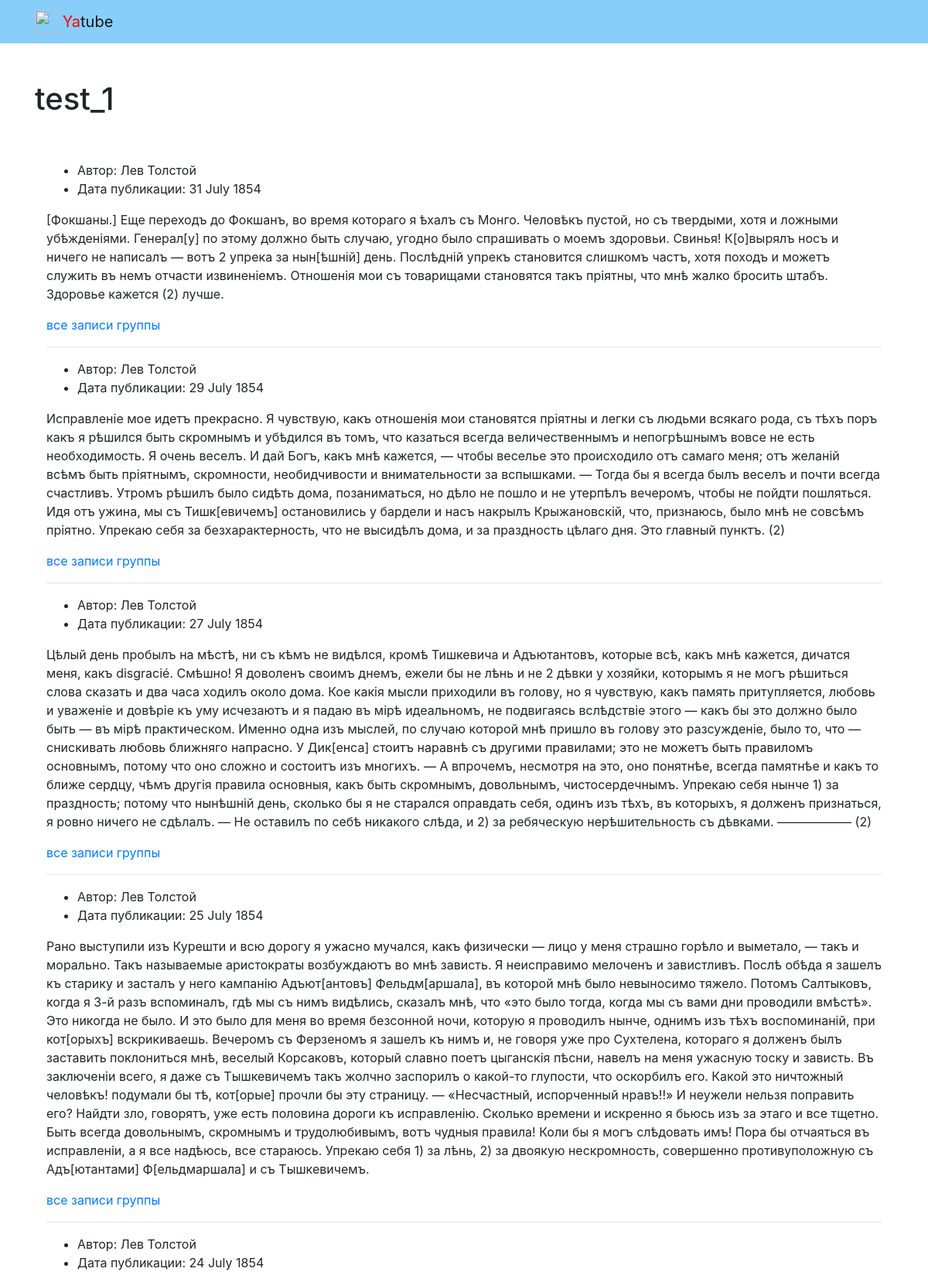
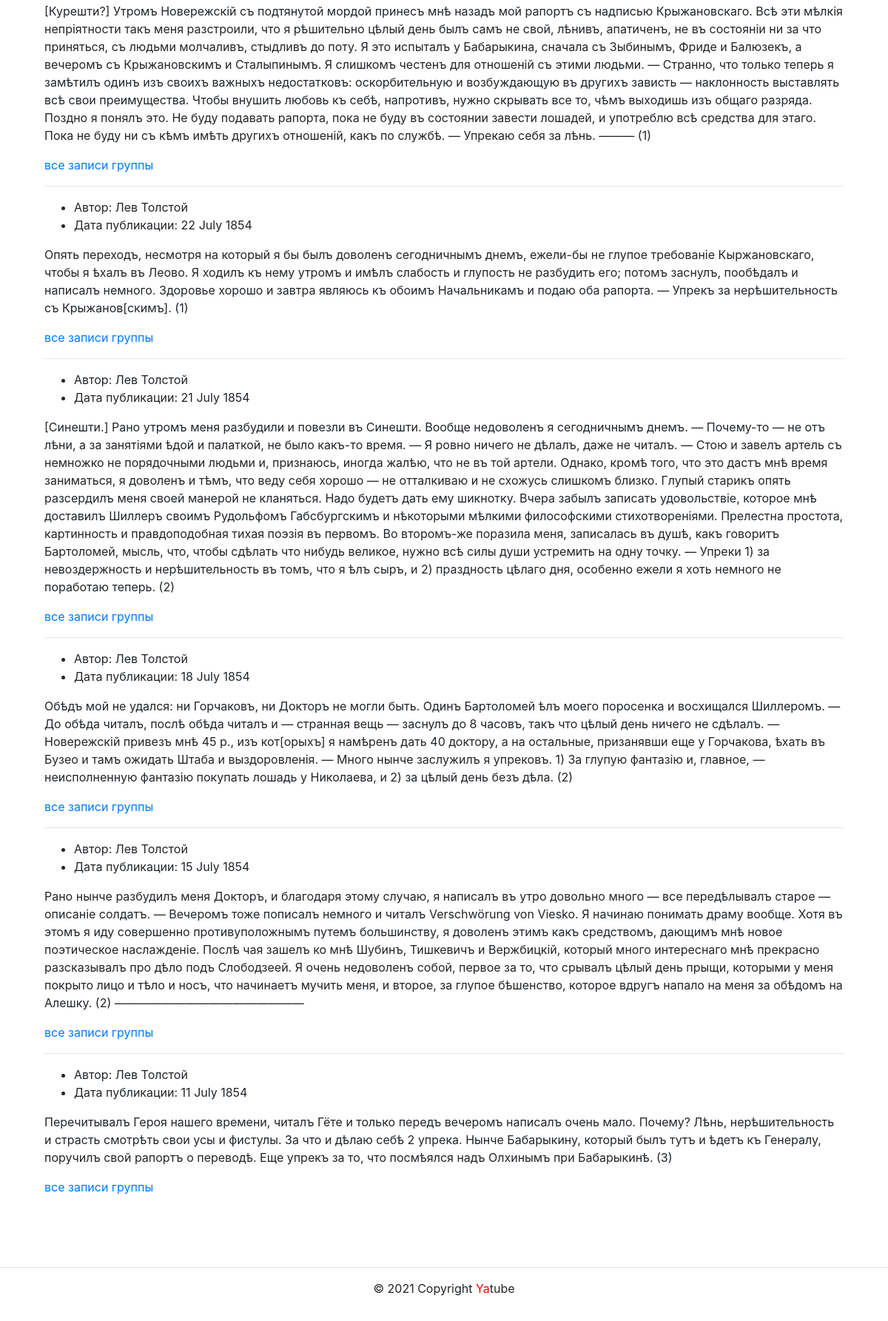
Page /group/test_1/ on the committed database (2 pictures, top to bottom).
### posts/models.py (models this page shows, shortened)
class Group(models.Model):
    title = models.CharField(max_length=200)
    slug = models.SlugField(unique=True)
    description = models.TextField(blank=True, null=True)

class Post(models.Model):
    text = models.TextField()
    pub_date = models.DateTimeField(auto_now_add=True)
    author = models.ForeignKey(
        User,
        on_delete=models.CASCADE,
        related_name='posts'
        )
    group = models.ForeignKey(
        'Group',
        on_delete=models.SET_NULL,
        blank=True,
        null=True,
        related_name='posts',
        verbose_name='Группа',
        help_text='Группа, к которой будет относиться пост'
        )

### posts/views.py (the view)
# urls.py: path('group/<slug:slug>/', views.group_posts, name='group_list'),
def group_posts(request, slug):
    group = get_object_or_404(Group, slug=slug)
    posts = Post.objects.filter(group=group).order_by('-pub_date')[:10]
    title = 'список групп'
    context = {
        'group': group,
        'posts': posts,
        'title': title,
    }
    return render(request, 'posts/group_list.html', context)

### templates/posts/group_list.html (shortened to what this page needs)
{% extends 'base.html' %}
{% block content %}
<h1> {{ group.title }} </h1>
<div class='container py-5'>
<article>
{% for post in posts %}
<ul>
  <li>
    Автор: {{ post.author.get_full_name }}
  </li>
  <li>
    Дата публикации: {{ post.pub_date|date:"d E Y" }}
  </li>
</ul>
<p>
  {{ post.text }}
</p>
<a href=''>все записи группы</a>
{% if not forloop.last %}<hr>{% endif %}
{% endfor %}
</article>
</div>
{% endblock %}

### rows in the picture
Group: title "test_1"
Post: author.get_full_name "Лев Толстой", pub_date "31 July 1854", text "[Фокшаны.] Еще переходъ до Фокшанъ, во время котораго я ѣхалъ съ Монго. Человѣкъ пустой, но съ твердыми, хотя и ложными убѣжденіями. Генерал[у] по этому должно быть случаю, угодно было спрашивать о моемъ здоровьи. Свинья! К[о]вырялъ носъ и ничего не написалъ — вотъ 2 упрека за нын[ѣшній] день. Послѣдній упрекъ становится слишкомъ частъ, хотя походъ и можетъ служить въ немъ отчасти извиненіемъ. Отношенія мои съ товарищами становятся такъ пріятны, что мнѣ жалко бросить штабъ. Здоровье кажется (2) лучше."
Post: author.get_full_name "Лев Толстой", pub_date "29 July 1854", text "Исправленіе мое идетъ прекрасно. Я чувствую, какъ отношенія мои становятся пріятны и легки съ людьми всякаго рода, съ тѣхъ поръ какъ я рѣшился быть скромнымъ и убѣдился въ томъ, что казаться всегда величественнымъ и непогрѣшнымъ вовсе не есть необходимость. Я очень веселъ. И дай Богъ, какъ мнѣ кажется, — чтобы веселье это происходило отъ самаго меня; отъ желаній всѣмъ быть пріятнымъ, скромности, необидчивости и внимательности за вспышками. — Тогда бы я всегда былъ веселъ и почти всегда счастливъ. Утромъ рѣшилъ было сидѣть дома, позаниматься, но дѣло не пошло и не утерпѣлъ вечеромъ, чтобы не пойдти пошляться. Идя отъ ужина, мы съ Тишк[евичемъ] остановились у бардели и насъ накрылъ…"
Post: author.get_full_name "Лев Толстой", pub_date "27 July 1854", text "Цѣлый день пробылъ на мѣстѣ, ни съ кѣмъ не видѣлся, кромѣ Тишкевича и Адъютантовъ, которые всѣ, какъ мнѣ кажется, дичатся меня, какъ disgracié. Смѣшно! Я доволенъ своимъ днемъ, ежели бы не лѣнь и не 2 дѣвки у хозяйки, которымъ я не могъ рѣшиться слова сказать и два часа ходилъ около дома. Кое какія мысли приходили въ голову, но я чувствую, какъ память притупляется, любовь и уваженіе и довѣріе къ уму исчезаютъ и я падаю въ мірѣ идеальномъ, не подвигаясь вслѣдствіе этого — какъ бы это должно было быть — въ мірѣ практическом. Именно одна изъ мыслей, по случаю которой мнѣ пришло въ голову это разсужденіе, было то, что — снискивать любовь ближняго напрасно. У Дик[енса] стоитъ наравнѣ съ другими…"
Post: author.get_full_name "Лев Толстой", pub_date "25 July 1854", text "Рано выступили изъ Курешти и всю дорогу я ужасно мучался, какъ физически — лицо у меня страшно горѣло и выметало, — такъ и морально. Такъ называемые аристократы возбуждаютъ во мнѣ зависть. Я неисправимо мелоченъ и завистливъ. Послѣ обѣда я зашелъ къ старику и засталъ у него кампанію Адъют[антовъ] Фельдм[аршала], въ которой мнѣ было невыносимо тяжело. Потомъ Салтыковъ, когда я 3-й разъ вспоминалъ, гдѣ мы съ нимъ видѣлись, сказалъ мнѣ, что «это было тогда, когда мы съ вами дни проводили вмѣстѣ». Это никогда не было. И это было для меня во время безсонной ночи, которую я проводилъ нынче, однимъ изъ тѣхъ воспоминаній, при кот[орыхъ] вскрикиваешь. Вечеромъ съ Ферзеномъ я зашелъ къ нимъ и, не…"
Post: author.get_full_name "Лев Толстой", pub_date "24 July 1854", text "[Курешти?] Утромъ Новережскій съ подтянутой мордой принесъ мнѣ назадъ мой рапортъ съ надписью Крыжановскаго. Всѣ эти мѣлкія непріятности такъ меня разстроили, что я рѣшительно цѣлый день былъ самъ не свой, лѣнивъ, апатиченъ, не въ состояніи ни за что приняться, съ людьми молчаливъ, стыдливъ до поту. Я это испыталъ у Бабарыкина, сначала съ Зыбинымъ, Фриде и Балюзекъ, а вечеромъ съ Крыжановскимъ и Сталыпинымъ. Я слишкомъ честенъ для отношеній съ этими людьми. — Странно, что только теперь я замѣтилъ одинъ изъ своихъ важныхъ недостатковъ: оскорбительную и возбуждающую въ другихъ зависть — наклонность выставлять всѣ свои преимущества. Чтобы внушить любовь къ себѣ, напротивъ, нужно скрывать все…"
Post: author.get_full_name "Лев Толстой", pub_date "22 July 1854", text "Опять переходъ, несмотря на который я бы былъ доволенъ сегодничнымъ днемъ, ежели-бы не глупое требованіе Кыржановскаго, чтобы я ѣхалъ въ Леово. Я ходилъ къ нему утромъ и имѣлъ слабость и глупость не разбудить его; потомъ заснулъ, пообѣдалъ и написалъ немного. Здоровье хорошо и завтра являюсь къ обоимъ Начальникамъ и подаю оба рапорта. — Упрекъ за нерѣшительность съ Крыжанов[скимъ]. (1)"
Post: author.get_full_name "Лев Толстой", pub_date "21 July 1854", text "[Синешти.] Рано утромъ меня разбудили и повезли въ Синешти. Вообще недоволенъ я сегодничнымъ днемъ. — Почему-то — не отъ лѣни, а за занятіями ѣдой и палаткой, не было какъ-тο время. — Я ровно ничего не дѣлалъ, даже не читалъ. — Стою и завелъ артель съ немножко не порядочными людьми и, признаюсь, иногда жалѣю, что не въ той артели. Однако, кромѣ того, что это дастъ мнѣ время заниматься, я доволенъ и тѣмъ, что веду себя хорошо — не отталкиваю и не схожусь слишкомъ близко. Глупый старикъ опять разсердилъ меня своей манерой не кланяться. Надо будетъ дать ему шикнотку. Вчера забылъ записать удовольствіе, которое мнѣ доставилъ Шиллеръ своимъ Рудольфомъ Габсбургскимъ и нѣкоторыми мѣлкими…"
Post: author.get_full_name "Лев Толстой", pub_date "18 July 1854", text "Обѣдъ мой не удался: ни Горчаковъ, ни Докторъ не могли быть. Одинъ Бартоломей ѣлъ моего поросенка и восхищался Шиллеромъ. — До обѣда читалъ, послѣ обѣда читалъ и — странная вещь — заснулъ до 8 часовъ, такъ что цѣлый день ничего не сдѣлалъ. — Новережскій привезъ мнѣ 45 р., изъ кот[орыхъ] я намѣренъ дать 40 доктору, а на остальные, призанявши еще у Горчакова, ѣхать въ Бузео и тамъ ожидать Штаба и выздоровленія. — Много нынче заслужилъ я упрековъ. 1) За глупую фантазію и, главное, — неисполненную фантазію покупать лошадь у Николаева, и 2) за цѣлый день безъ дѣла. (2)"
Post: author.get_full_name "Лев Толстой", pub_date "15 July 1854", text "Рано нынче разбудилъ меня Докторъ, и благодаря этому случаю, я написалъ въ утро довольно много — все передѣлывалъ старое — описаніе солдатъ. — Вечеромъ тоже пописалъ немного и читалъ Verschwörung von Viesko. Я начинаю понимать драму вообще. Хотя въ этомъ я иду совершенно противуположнымъ путемъ большинству, я доволенъ этимъ какъ средствомъ, дающимъ мнѣ новое поэтическое наслажденіе. Послѣ чая зашелъ ко мнѣ Шубинъ, Тишкевичъ и Вержбицкій, который много интереснаго мнѣ прекрасно разсказывалъ про дѣло подъ Слободзеей. Я очень недоволенъ собой, первое за то, что срывалъ цѣлый день прыщи, которыми у меня покрыто лицо и тѣло и носъ, что начинаетъ мучить меня, и второе, за глупое бѣшенство,…"
Post: author.get_full_name "Лев Толстой", pub_date "11 July 1854", text "Перечитывалъ Героя нашего времени, читалъ Гёте и только передъ вечеромъ написалъ очень мало. Почему? Лѣнь, нерѣшительность и страсть смотрѣть свои усы и фистулы. За что и дѣлаю себѣ 2 упрека. Нынче Бабарыкину, который былъ тутъ и ѣдетъ къ Генералу, поручилъ свой рапортъ о переводѣ. Еще упрекъ за то, что посмѣялся надъ Олхинымъ при Бабарыкинѣ. (3)"
